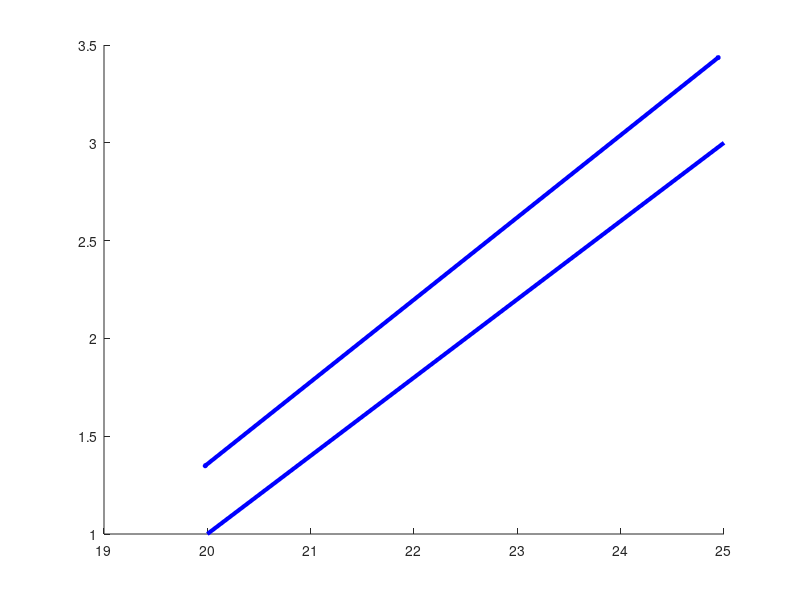

MATLAB code for this plot:
% Definition of the points A and B (Vector AB)
PosA_X = [130,130];
PosB_Y = [147,150];
X_AB = [PosA_X(1) PosB_Y(1)];
Y_AB = [PosA_X(2) PosB_Y(2)];
fitvarsAB = polyfit(X_AB, Y_AB, 1);

% Definition of the points C and D (Vector CD)
PosC_X = [25,3];
PosD_Y = [20,1];
X_CD = [PosC_X(1) PosD_Y(1)];
Y_CD = [PosC_X(2) PosD_Y(2)];
fitvarsCD = polyfit(X_CD, Y_CD, 1);
%plot(X_AB,Y_AB,'Color','Red','LineWidth',3);
hold on;
plot(X_CD,Y_CD,'Color','Blue','LineWidth',3);
a = 1;
mx=[  cosd(a) -sind(a)
sind(a) cosd(a) ];
% Traslation and rotation of the points A and B
x1_y1 = mx * [X_CD;Y_CD];
x1 = x1_y1(1,:);
y1 = x1_y1(2,:);
% Plot of the rotated line
ph = plot(x1,y1,'Color','Blue','LineWidth',3);
% Here we lock our plot dimension ratio by 1:1:1 (Cuboid shape)

plot(x1,y1,'o','MarkerEdgeColor', 'Blue', ...
'MarkerSize', 3, 'MarkerFaceColor','Blue');